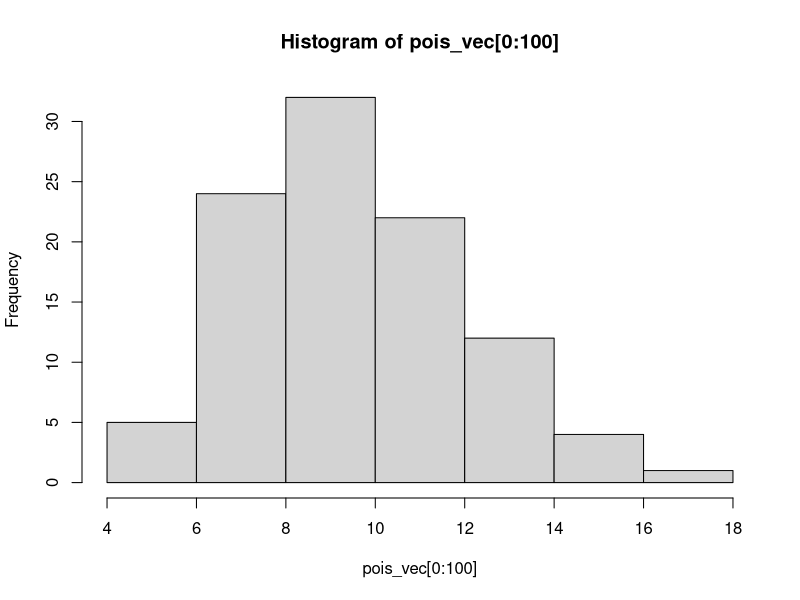
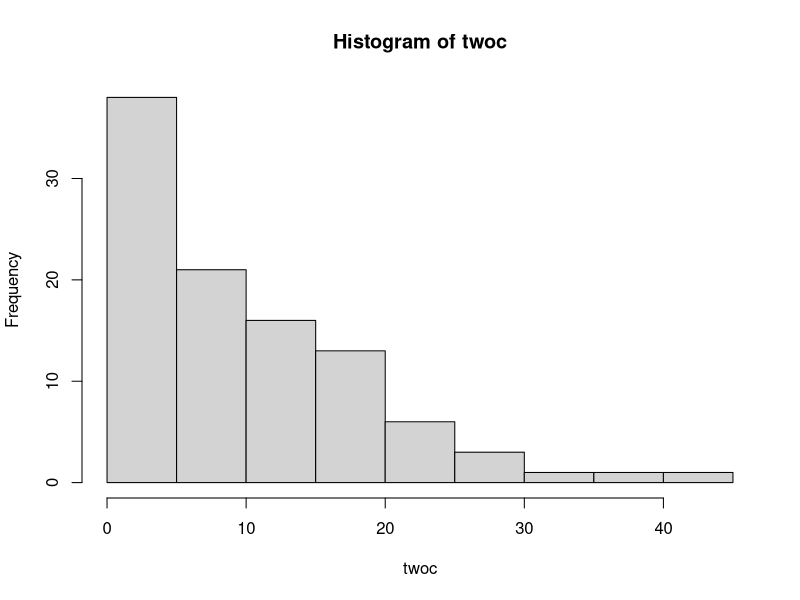
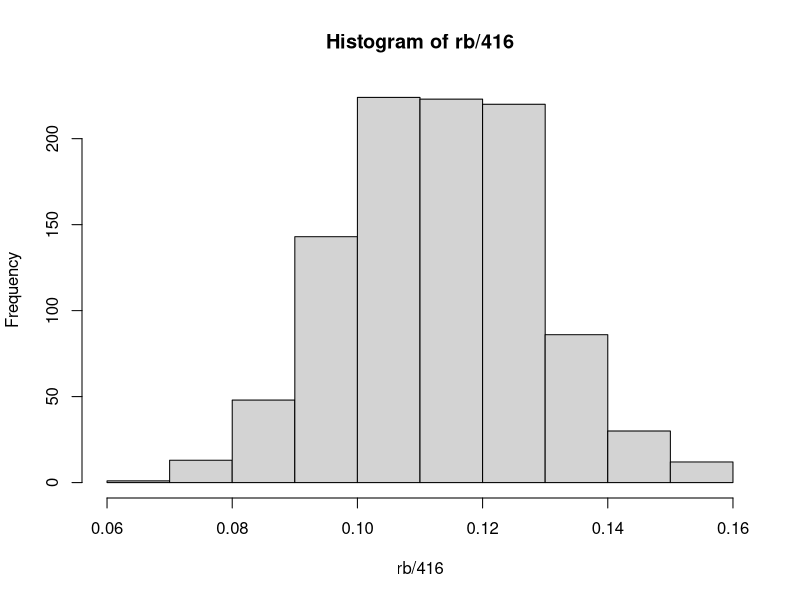

Generate these figures, in order, with R:
## ---- chunk 1
# the function %% finds remainder after dividing by a divisor
# then, ==0 checks if remainder is equal to 0. this is true if even
is.even = function(X) return((X%%2)==0)

is.even(112)
# also works on vector input
is.even(c(1,2,3,4,5))

mean(is.even(rpois(n = 1,lambda = 1)))
## ---- chunk 2
mean(is.even(rpois(n = 1000,lambda = 10)))
## ---- chunk 3
mean(rpois(n = 1000,lambda = 10)>20)
## ---- chunk 4
# E(X) is the expectation
pois_vec = rpois(1e5,10)
mean(pois_vec)
## ---- chunk 5
rgeom(n=100, p=1/10) + 1
## ---- chunk 6
mean(rgeom(n=100, p=1/10) + 1)
## ---- chunk 7
twoc= rgeom(n=100, p=1/10)
mean(twoc>20)
## ---- chunk 8
hist(pois_vec[0:100])
hist(twoc)
## ---- chunk 9
p_hat=47/416
mean(rbinom(1000,416,.1))
## ---- chunk 10
1-pbinom(46, 416, 0.1)
# null hypothesis is p=0.1
# 0.2 is bigger than .05
## ---- chunk 11
rb = rbinom(1000,416,p_hat)
quantile(rb/416, probs=c(0.025, 0.975), names=FALSE)
hist(rb/416)
